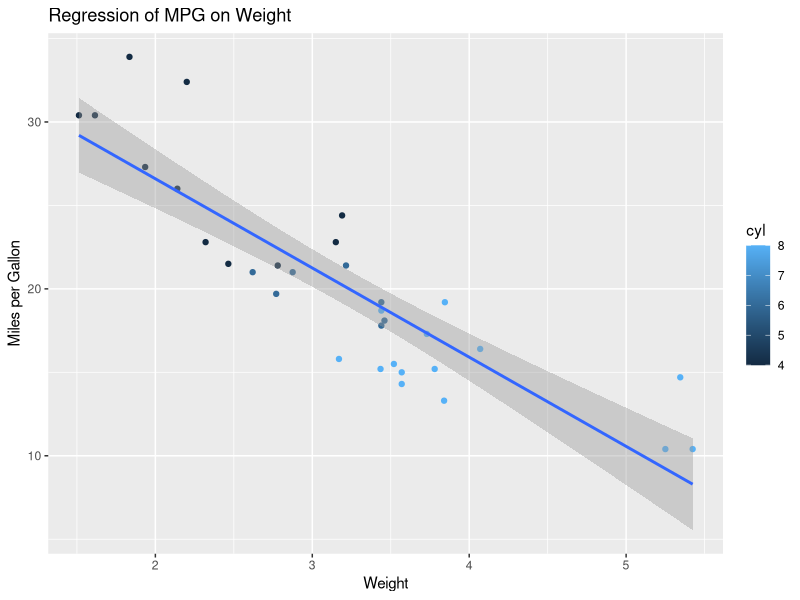
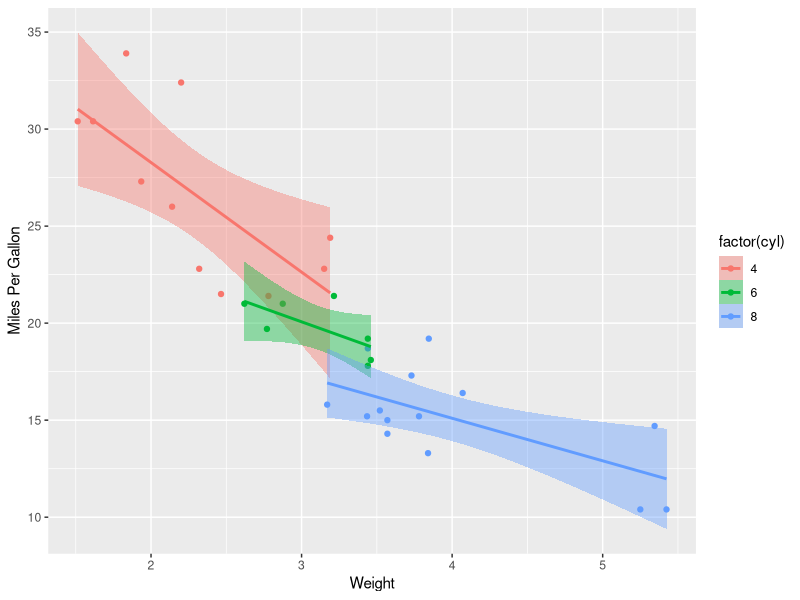

Reproduce these figures in R, in order.
library(ggplot2)

qplot(wt, mpg, data = mtcars, geom = c("point", "smooth"), method = "lm", formula = y ~ x, color = cyl, main = "Regression of MPG on Weight", xlab = "Weight", ylab = "Miles per Gallon")

ggplot(data = mtcars,
aes(wt, mpg, fill = factor(cyl), col = factor(cyl))) +
labs (x = "Weight", y = "Miles Per Gallon") +
geom_point() + 
geom_smooth(method = "lm")

#facet_grid(. ~ cyl) +